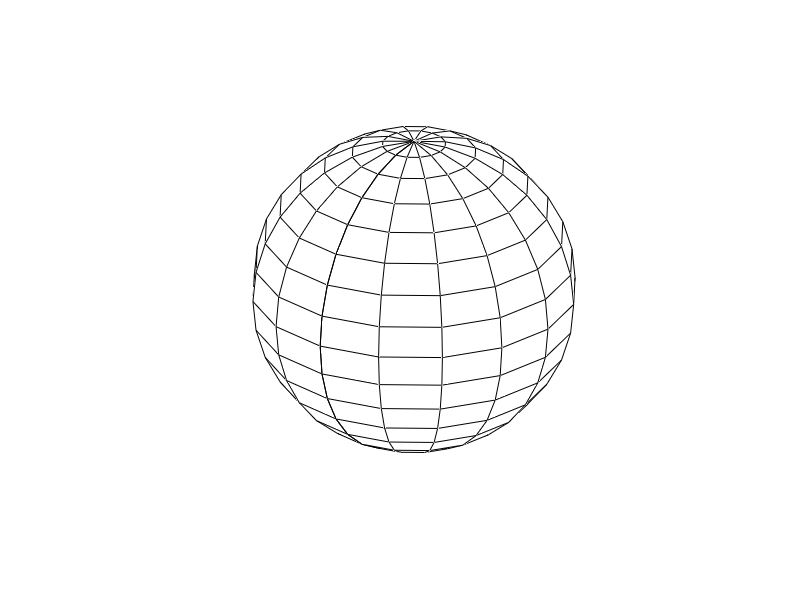

The MATLAB source for this figure: (Note: this script raises an error after producing the figure.)
close all
n_angles=16;
f=6;
faceopaque=1;
quiver=0;
r=1;
make_plot=1;
figure
[x,y,z] = sphere(n_angles);
sphere_mesh=mesh(x,...
    y,...
    z)%'CData',polar_eye,'FaceColor','texturemap');

set(sphere_mesh,'EdgeColor','k');
if faceopaque == 0
    set(sphere_mesh,'FaceColor','none')
end

if quiver == 1
    hold on
    quiver3(zeros(3,1),zeros(3,1),zeros(3,1),[0;0;2],[0;2;0],-[2;0;0])
end

az = 125.0;
el = 25;
view(az, el);
axis equal;  daspect([1 1 1]);
set(gca,'Visible','off')
set(gcf, 'Color', [1,1,1]);

[ x, y, z, TRI]=make_icosahedron(f, r, make_plot , faceopaque);
figure
if faceopaque == 1
    h=trisurf(TRI,x,y,z, 'FaceColor', [1 1 1], 'EdgeColor', 0*[1 1 1], 'LineWidth', 1 );
else
    h=trisurf(TRI,x,y,z, 'FaceColor', 'none', 'EdgeColor', 0*[1 1 1],'LineWidth', 1 );
end
axis equal;

xlabel('x-axis (m)', 'Fontsize', 16');
ylabel('y-axis (m)', 'Fontsize', 16');
zlabel('z-axis (m)', 'Fontsize', 16');
title( ['Microphone Structure Struts and Nodes'], 'Fontsize', 16');

if quiver == 1
    hold on
    quiver3(zeros(3,1),zeros(3,1),zeros(3,1),[0;0;2],[0;2;0],-[2;0;0])
end
az = 125.0;
el = 25;
view(az, el);
axis equal;  daspect([1 1 1]);
set(gca,'Visible','off')
axis equal
set(gcf, 'Color', [1,1,1]);

%and egosphere
%% Graphic
f = figure;
clf(f);
set(f,'Renderer','zbuffer');
ax = axes('Parent', f);
hold(ax, 'on');
axis(ax,'equal');
n = 1000;

mu = [0.0,0.0,0.0];
sigma = [2.0,0.0,0.0;...
         0.0,2.0,0.0;...
         0.0,0.0,0.05];
rng default  % For reproducibility
xyz = mvnrnd(mu,sigma,n)';
xyz = bsxfun(@rdivide, xyz, sqrt(sum(xyz.^2,1)));
[P, K, voronoiboundary] = voronoisphere(xyz);



plot3(ax, xyz(1,:),xyz(2,:),xyz(3,:),'k.');
clmap = cool();
ncl = size(clmap,1);
for k = 1:n
    X = voronoiboundary{k};
    cl = clmap(mod(k,ncl)+1,:);
    fill3(X(1,:),X(2,:),X(3,:),[1 1 1],'Parent',ax,'EdgeColor','k');
    %alpha(.3)
end
%alpha(.3)
set(ax,'Visible','off')
axis equal
set(gcf, 'Color', [1,1,1]);
axis equal;  daspect([1 1 1]);
set(gca,'Visible','off')
axis equal
set(gcf, 'Color', [1,1,1]);





% [P, K, voronoiboundary] = voronoisphere(xyz);
% f = figure;
% clf(f);
% set(f,'Renderer','zbuffer');
% ax = axes('Parent', f);
% hold(ax, 'on');
% 
% cla(ax);
% plot3(ax, P(3,:),-P(1,:),-P(2,:), 'b.','markersize',5.0);
% 
% [x,y,z] = sphere(n_angles);
% sphere_mesh=mesh(x,...
%     y,...
%     z,'EdgeColor','k')
% set(gca,'Visible','off')
% axis equal
% set(0,'defaultaxesposition',[0 0 1 1]) 
% %'CData',polar_eye,'FaceColor','texturemap');
% % for k = 1:n
% %     V = P(:,K{k});
% %     V = V(:,[1:end 1]);
% %     for i=1:length(V)-1
% %         plot3(ax, V(1,i:i+1),V(2,i:i+1),V(3,i:i+1), 'r', 'Linewidth', 1);
% %     end
% % end
% axis equal;  daspect([1 1 1]);
% set(gca,'Visible','off')
% set(gcf, 'Color', [1,1,1]);
% %set(f, 'Position', get(0,'Screensize')); % Maximize figure. 
% 
% az = 125.0;
% el = 25;
% view(az, el);
% 
% %export_fig -pdf random_ego_sphere;








% %% DRAW EYES
% 
% n_angles=128;
% eye_retina_radii=32;
% eye_iris_radii=20;
% eye_radius=0.008;
% eye_center_offset=1.0;
% [x_old,y_old,z_old] = sphere(n_angles-1);
% 
% ones_=ones(size(x_old));
% rotate_eye_180=[-1.0000         0   -0.0000;
%          0    1.0000         0;
%     0.0000         0   -1.0000];
% points=eye_transformation(1:3,1:3)'*rotate_eye_180*[eye_radius*x_old(:),eye_radius*y_old(:),eye_radius*(z_old(:)+eye_center_offset)]';
% 
% x=reshape(points(1,:)-eye_transformation(1,4), size(x_old));
% y=reshape(points(2,:)-eye_transformation(2,4), size(y_old));
% z=reshape(points(3,:)-eye_transformation(3,4), size(z_old));
% %% DRAW THE EYE (polar coordinates)
% 
% cart_eye = imread('eye.png');
% polar_eye=uint8(imgpolarcoord(cart_eye,size(cart_eye,2)/2-1,360));
% %polar_eye=permute(polar_eye,[2 1 3]);
% % eye_mesh=surf(z,x,y,'CData',polar_eye,'FaceColor','texturemap');
% 
% eye_mesh=surf2patch(surf(z(1:eye_iris_radii,1:n_angles),...
%               -x(1:eye_iris_radii,1:n_angles),...
%               -y(1:eye_iris_radii,1:n_angles),'EdgeColor','none','CData',polar_eye,'FaceColor','texturemap'));
